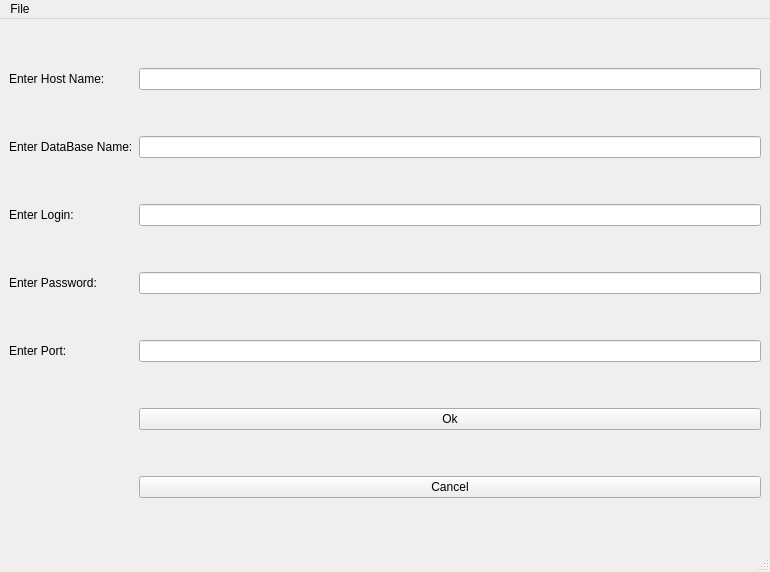
<?xml version="1.0" encoding="UTF-8"?>
<ui version="4.0">
 <class>MainWindow</class>
 <widget class="QMainWindow" name="MainWindow">
  <property name="geometry">
   <rect>
    <x>0</x>
    <y>0</y>
    <width>770</width>
    <height>572</height>
   </rect>
  </property>
  <property name="windowTitle">
   <string>MainWindow</string>
  </property>
  <widget class="QWidget" name="centralwidget">
   <layout class="QGridLayout" name="gridLayout">
    <item row="2" column="0">
     <widget class="QLabel" name="label_3">
      <property name="text">
       <string>Enter Login:</string>
      </property>
     </widget>
    </item>
    <item row="3" column="0">
     <widget class="QLabel" name="label_4">
      <property name="text">
       <string>Enter Password:</string>
      </property>
     </widget>
    </item>
    <item row="2" column="3">
     <widget class="QLineEdit" name="lineEdit_3"/>
    </item>
    <item row="3" column="3">
     <widget class="QLineEdit" name="lineEdit_4"/>
    </item>
    <item row="1" column="3">
     <widget class="QLineEdit" name="lineEdit_2"/>
    </item>
    <item row="1" column="0">
     <widget class="QLabel" name="label_2">
      <property name="text">
       <string>Enter DataBase Name:</string>
      </property>
     </widget>
    </item>
    <item row="0" column="3">
     <widget class="QLineEdit" name="lineEdit"/>
    </item>
    <item row="0" column="0">
     <widget class="QLabel" name="label">
      <property name="text">
       <string>Enter Host Name:</string>
      </property>
     </widget>
    </item>
    <item row="5" column="3">
     <widget class="QPushButton" name="pushButton">
      <property name="text">
       <string>Ok</string>
      </property>
     </widget>
    </item>
    <item row="6" column="3">
     <widget class="QPushButton" name="pushButton_2">
      <property name="text">
       <string>Cancel</string>
      </property>
     </widget>
    </item>
    <item row="4" column="0">
     <widget class="QLabel" name="label_5">
      <property name="text">
       <string>Enter Port:</string>
      </property>
     </widget>
    </item>
    <item row="4" column="3">
     <widget class="QLineEdit" name="lineEdit_5"/>
    </item>
   </layout>
  </widget>
  <widget class="QStatusBar" name="statusbar"/>
  <widget class="QMenuBar" name="menuBar">
   <property name="geometry">
    <rect>
     <x>0</x>
     <y>0</y>
     <width>770</width>
     <height>17</height>
    </rect>
   </property>
   <widget class="QMenu" name="menuFile">
    <property name="title">
     <string>File</string>
    </property>
    <addaction name="actionClose"/>
   </widget>
   <addaction name="menuFile"/>
  </widget>
  <action name="action_3">
   <property name="text">
    <string>Закрыть</string>
   </property>
  </action>
  <action name="action_4">
   <property name="text">
    <string>Закрыть</string>
   </property>
  </action>
  <action name="actionClose">
   <property name="text">
    <string>Close</string>
   </property>
  </action>
 </widget>
 <tabstops>
  <tabstop>lineEdit</tabstop>
  <tabstop>lineEdit_2</tabstop>
  <tabstop>lineEdit_3</tabstop>
  <tabstop>lineEdit_4</tabstop>
  <tabstop>lineEdit_5</tabstop>
  <tabstop>pushButton</tabstop>
  <tabstop>pushButton_2</tabstop>
 </tabstops>
 <resources/>
 <connections>
  <connection>
   <sender>pushButton_2</sender>
   <signal>clicked()</signal>
   <receiver>lineEdit</receiver>
   <slot>clear()</slot>
   <hints>
    <hint type="sourcelabel">
     <x>151</x>
     <y>511</y>
    </hint>
    <hint type="destinationlabel">
     <x>221</x>
     <y>82</y>
    </hint>
   </hints>
  </connection>
  <connection>
   <sender>pushButton_2</sender>
   <signal>clicked()</signal>
   <receiver>lineEdit_2</receiver>
   <slot>clear()</slot>
   <hints>
    <hint type="sourcelabel">
     <x>168</x>
     <y>509</y>
    </hint>
    <hint type="destinationlabel">
     <x>198</x>
     <y>157</y>
    </hint>
   </hints>
  </connection>
  <connection>
   <sender>pushButton_2</sender>
   <signal>clicked()</signal>
   <receiver>lineEdit_3</receiver>
   <slot>clear()</slot>
   <hints>
    <hint type="sourcelabel">
     <x>105</x>
     <y>504</y>
    </hint>
    <hint type="destinationlabel">
     <x>135</x>
     <y>228</y>
    </hint>
   </hints>
  </connection>
  <connection>
   <sender>pushButton_2</sender>
   <signal>clicked()</signal>
   <receiver>lineEdit_4</receiver>
   <slot>clear()</slot>
   <hints>
    <hint type="sourcelabel">
     <x>155</x>
     <y>509</y>
    </hint>
    <hint type="destinationlabel">
     <x>153</x>
     <y>301</y>
    </hint>
   </hints>
  </connection>
  <connection>
   <sender>pushButton_2</sender>
   <signal>clicked()</signal>
   <receiver>lineEdit_5</receiver>
   <slot>clear()</slot>
   <hints>
    <hint type="sourcelabel">
     <x>409</x>
     <y>508</y>
    </hint>
    <hint type="destinationlabel">
     <x>402</x>
     <y>379</y>
    </hint>
   </hints>
  </connection>
 </connections>
</ui>
